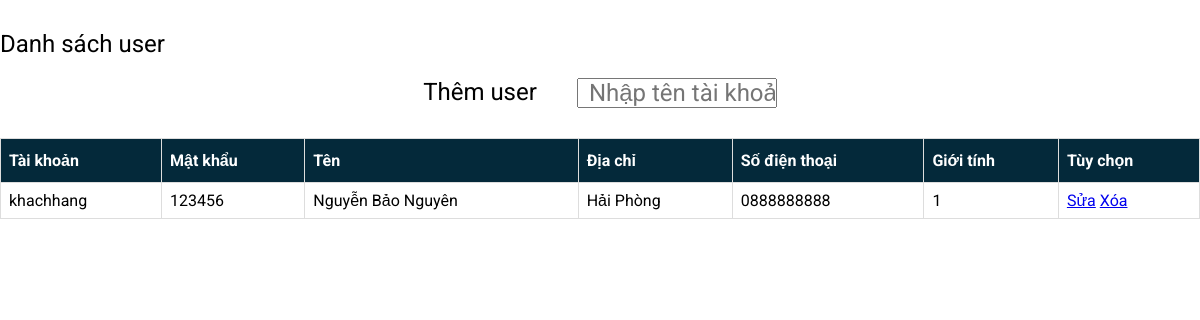
The page /html/crud_user/danhsachuser.php (signed in) on the database its author committed.
### tables this page shows
CREATE TABLE `user` (
  `id` int(20) NOT NULL,
  `taikhoan` varchar(255) NOT NULL,
  `matkhau` varchar(255) NOT NULL,
  `ten` varchar(255) NOT NULL,
  `diachi` varchar(255) NOT NULL,
  `sodienthoai` varchar(10) NOT NULL,
  `gioitinh` int(2) NOT NULL
);

### html/crud_user/danhsachuser.php (the view, shortened to what this page needs)
<?php
include '../connectDB.php';
include 'header.php';
?>
<!DOCTYPE html>
<html lang="en">
<head>
</head>
<body>
	<div class="content">
		<table class="table__styled">
			<tr class="row row1">
				<th class="col col__row1">Tài khoản</th>
				<th class="col col__row1">Mật khẩu</th>
				<th class="col col__row1">Tên</th>
				<th class="col col__row1">Địa chỉ</th>
				<th class="col col__row1">Số điện thoại</th>
				<th class="col col__row1">Giới tính</th>
				<th class="col col__row1">Tùy chọn</th>
			</tr>
			<?php
				$searchSQL = "";
				if(empty($searchName)) {
					$searchSQL = "SELECT * FROM user";
				}
				else {
					$searchSQL = "SELECT * FROM user WHERE ten LIKE '%$searchName%'";
				}
				$stmt = $conn->prepare($searchSQL);
				$stmt->execute();
				$tens= $stmt->fetchAll(PDO::FETCH_ASSOC);
				foreach ($tens as $value) {
			?>
			<tr class="row">
				<td class="col"><?php echo $value['taikhoan'];?></td>
				<td class="col"><?php echo $value['matkhau'];?></td>
				<td class="col"><?php echo $value['ten'];?></td>
				<td class="col"><?php echo $value['diachi'];?></td>
				<td class="col"><?php echo $value['sodienthoai'];?></td>
				<td class="col"><?php echo $value['gioitinh'];?></td>
				<td class="col">
					<span><a href="sua.php<?php echo '?id='.$value['id'];?>">Sửa</a></span>
					<span><a href="xoa.php<?php echo '?id='.$value['id'];?>">Xóa</a></span>
				</td>
			</tr>
		<?php }?>
		</table>
	</div>
</body>
</html>

### html/crud_user/style.css (style rules this page uses)
* { padding: 0; margin: 0; box-sizing: border-box; font-family: 'Roboto', sans-serif; }
.content { margin-top: 40px; }
.table__styled { border-collapse: collapse; width: 100%; }
.col { border: 1px solid #ddd; padding: 8px; }
.col__row1 { padding-top: 12px; padding-bottom: 12px; text-align: left; background-color: #04293A; color: white; }

### rows shown on the page
user: taikhoan "khachhang", matkhau "123456", ten "Nguyễn Bảo Nguyên", diachi "Hải Phòng", sodienthoai "0888888888", gioitinh "1"
